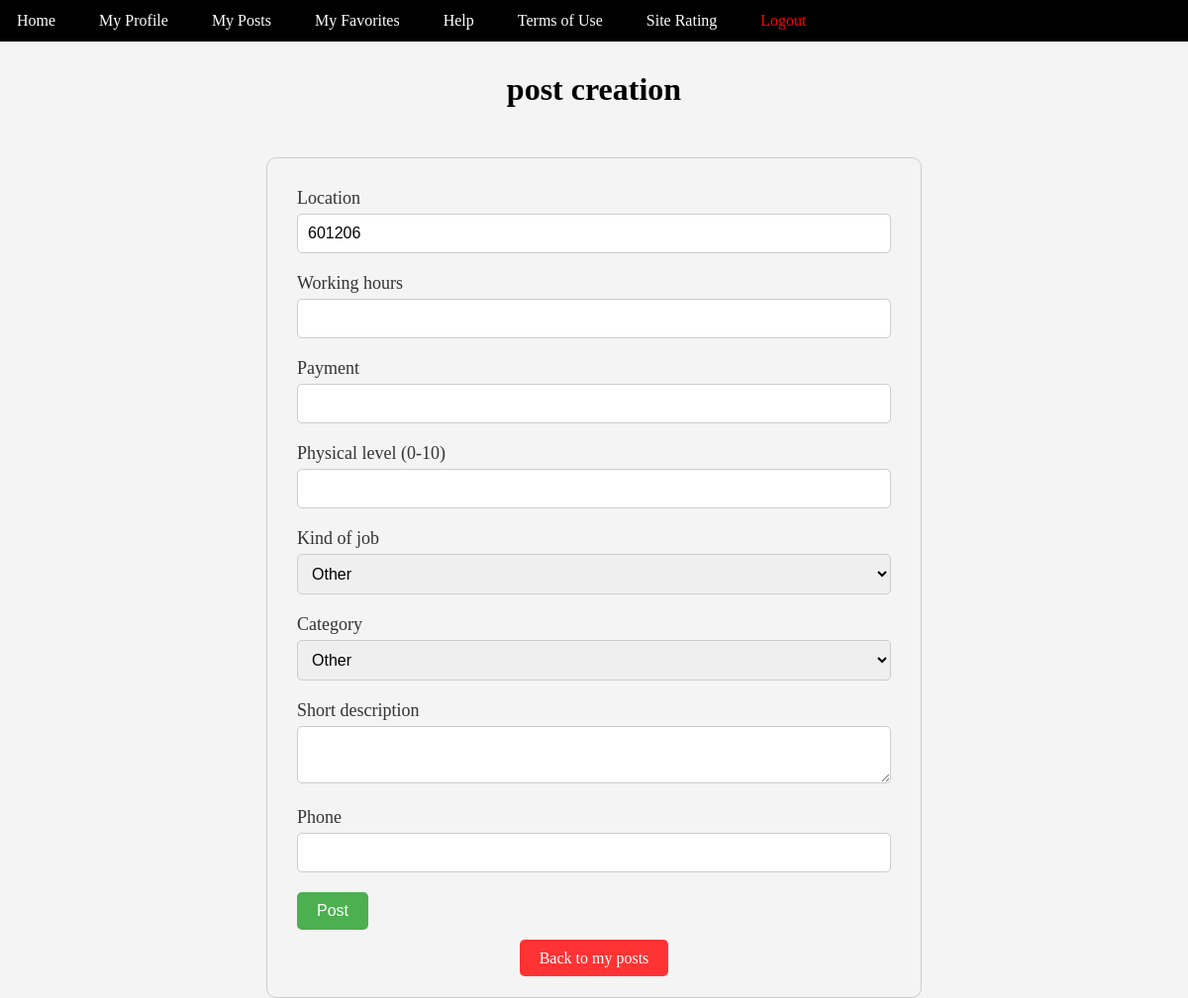
/edit_post/28/, run on an earlier commit of the app's database.
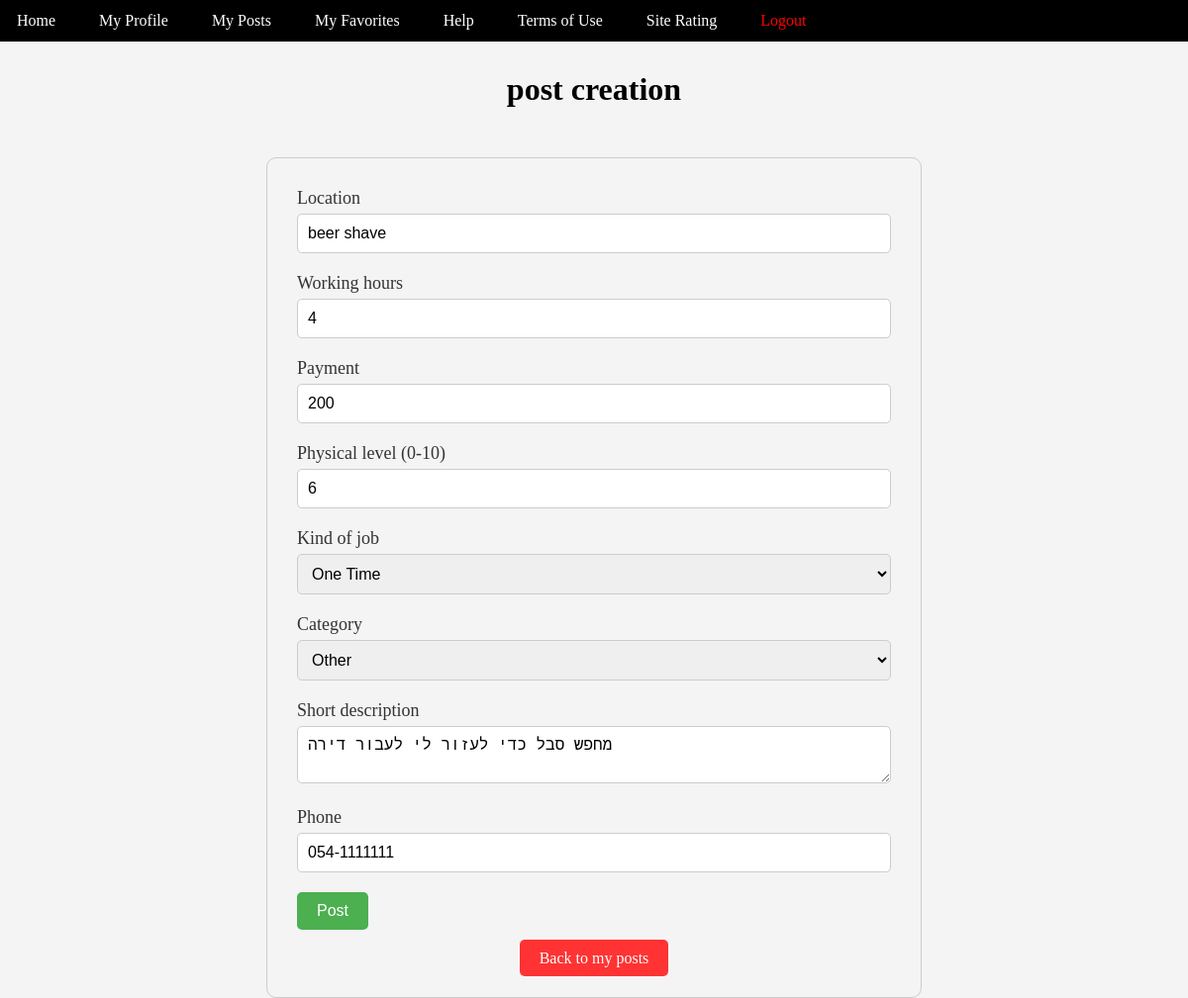
And on a later commit of the database.
### posts/models.py (models this page shows)
class Post(models.Model):
    mail = models.EmailField(null=True, blank=True)
    description = models.TextField(null=True, blank=True)
    location = models.TextField(null=True, blank=True)
    payment = models.TextField(null=True, blank=True)
    work_hours = models.TextField(null=True, blank=True)
    phys_lvl = models.IntegerField(null=True, blank=True)
    kind_of_job = models.TextField(null=True, blank=True)
    category = models.TextField(null=True, blank=True)
    phone = models.TextField(null=True, blank=True)

### project/views.py (the view)
# urls.py: path('edit_post/<int:post_id>/', views.edit_post, name='edit_post'),
def edit_post(request, post_id):
    p = Post.objects.get(id=post_id)
    context = {
        'post_id': post_id,
        'post': p,
    }
    return render(request, 'create_post.html', context)

### templates/create_post.html (shortened to what this page needs)
<!DOCTYPE html>
<html lang="en">
<head>
</head>
<body>
    {% extends 'toolbar.html' %}
    {% block content %}
    <h1>post creation</h1>
    <div class="form-container">
        <form id="myForm" method="POST" action="{% url 'create_post_button' %}">
            <div class="form-group">
                <label for="location">Location</label>
                <input type="text" id="location" name="location"  value="{{ post.location|default_if_none:'' }}">
            </div>
            <div class="form-group">
                <label for="work_hours">Working hours</label>
                <input type="text" id="work_hours" name="work_hours" value="{{ post.work_hours|default_if_none:'' }}">
            </div>
            <div class="form-group">
                <label for="payment">Payment</label>
                <input type="text" id="payment" name="payment" value="{{ post.payment|default_if_none:'' }}">
            </div>
            <div class="form-group">
                <label for="phys_lvl">Physical level (0-10)</label>
                <input type="number" id="phys_lvl" name="phys_lvl" min="0" max="10" value="{{ post.phys_lvl|default_if_none:'' }}">
            </div>
            <div class="form-group">
    <label for="kind_of_job">Kind of job</label>
    <select id="kind_of_job" name="kind_of_job">
        <option value="other">Other</option>
        <option value="one time" {% if post.kind_of_job == 'one time' %}selected="selected"{% endif %}>One Time</option>
    </select>
</div>
<div class="form-group">
    <label for="category">Category</label>
    <select id="category" name="category">
        <option value="other">Other</option>
    </select>
</div>
<div class="form-group">
    <label for="description">Short description</label>
    <textarea id="description" name="description" maxlength="100">{{ post.description|default_if_none:'' }}</textarea>
</div>
            <div class="form-group">
                <label for="phone">Phone</label>
                <input type="text" id="phone" name="phone" value="{{ post.phone|default_if_none:'' }}">
            </div>
            <button type="submit" class="save-button">Post</button>
        </form>
        <div class="button-container">
            <a href="{% url 'myposts' %}" class="back-button">Back to my posts</a>
        </div>
    </div>
</body>
</html>
    {% endblock %}

What changed in the data, as far as the page shows it:
changed Post: location "601206" → "beer shave"; work_hours (not shown) → "4"; payment (not shown) → "200"; phys_lvl (not shown) → "6"; kind_of_job (not shown) → "One Time"; description (not shown) → "מחפש סבל כדי לעזור לי לעבור דירה"; phone (not shown) → "054-1111111"
Also different on the page:
form field kind_of_job: "Other" → (not shown)
